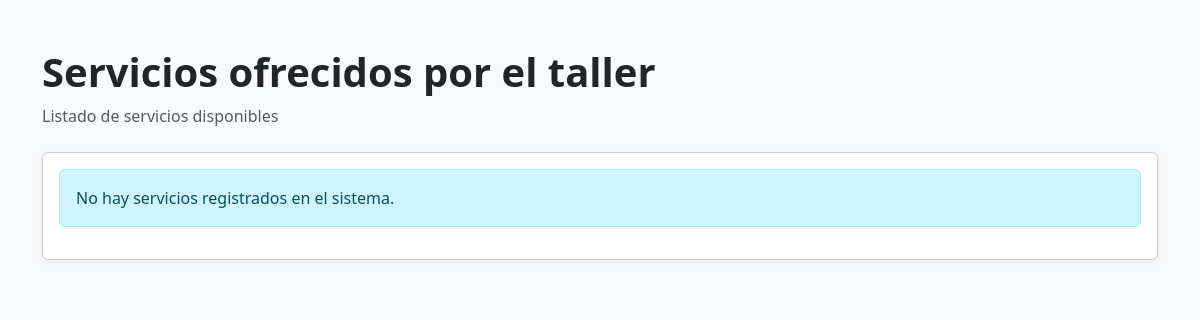
Page /gestion/servicios/ on the earlier database version.
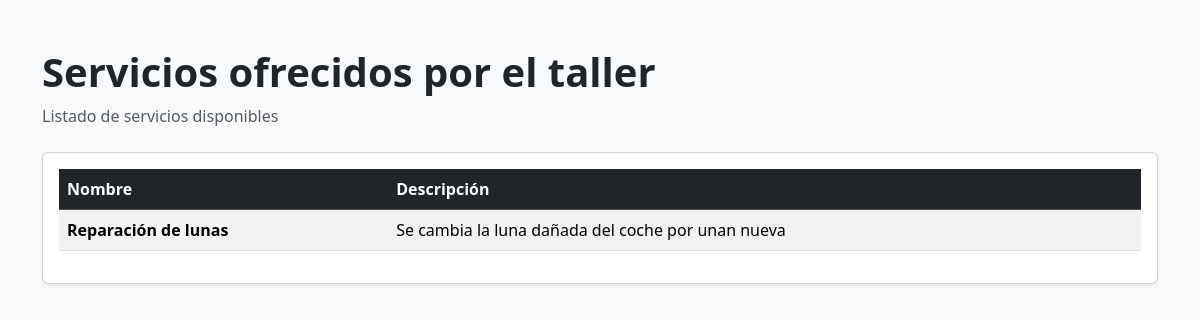
Same page on the later database version.
### app_gestion_taller/models.py (models this page shows, shortened)
class Servicio(models.Model):
    nombre = models.CharField(max_length=100)
    descripcion = models.TextField()

### app_gestion_taller/views.py (the view)
# urls.py: path('servicios/', listar_servicios, name='listar_servicios'),
def listar_servicios(request):
    if request.method != "GET":
        return JsonResponse({"error": "Método no permitido"}, status=405)
    try:
        listaServicios = Servicio.objects.all()
        dirServicios = {'servicios': listaServicios}
        return render(request, 'app_gestion_taller/lista_servicios.html', dirServicios)
    except Servicio.DoesNotExist:
        return JsonResponse({"message": "No hay reparaciones disponibles"}, status=404)

### templates/app_gestion_taller/lista_servicios.html (shortened to what this page needs)
<!DOCTYPE html>
<html lang="es">
<head>
    <link href="https://cdn.jsdelivr.net/npm/bootstrap@5.3.3/dist/css/bootstrap.min.css" rel="stylesheet">
</head>
<body class="bg-light">
<div class="container mt-5">
    <div class="mb-4">
        <h1 class="fw-bold">Servicios ofrecidos por el taller</h1>
        <p class="text-muted">Listado de servicios disponibles</p>
    </div>
    <div class="card shadow-sm">
        <div class="card-body">
            {% if servicios %}
            <div class="table-responsive">
                <table class="table table-striped table-hover align-middle">
                    <thead class="table-dark">
                        <tr>
                            <th>Nombre</th>
                            <th>Descripción</th>
                        </tr>
                    </thead>
                    <tbody>
                        {% for servicio in servicios %}
                        <tr>
                            <td class="fw-semibold">
                                {{ servicio.nombre }}
                            </td>
                            <td>
                                {{ servicio.descripcion }}
                            </td>
                        </tr>
                        {% endfor %}
                    </tbody>
                </table>
            </div>
            {% else %}
            <div class="alert alert-info">
                No hay servicios registrados en el sistema.
            </div>
            {% endif %}
        </div>
    </div>
</div>
</body>
</html>

Differences in the rows shown:
added Servicio: nombre "Reparación de lunas", descripcion "Se cambia la luna dañada del coche por unan nueva"
Other differences:
text no longer shown: "No hay servicios registrados en el sistema."
text now shown: "Nombre Descripción"
